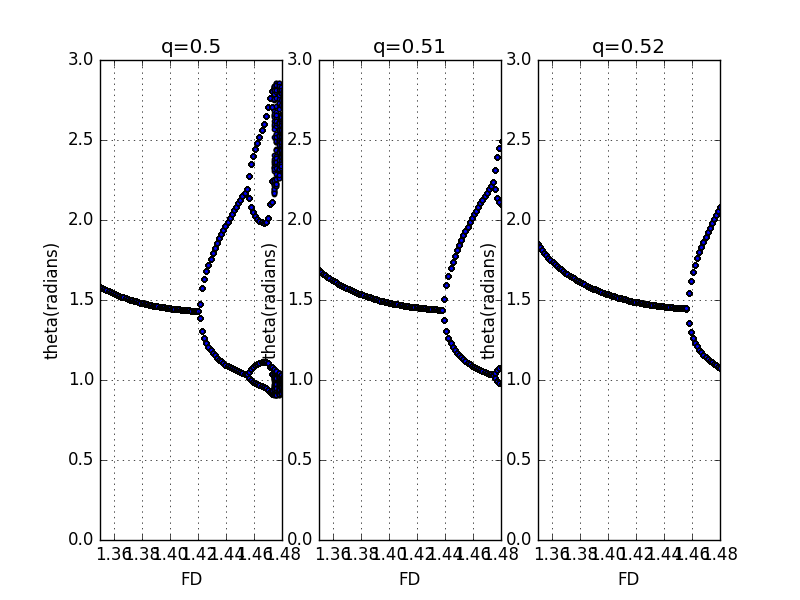

Python code for this plot:
from __future__ import division
from math import *
from pylab import *
from numpy import *

# define a function that given amplitude of force, gives angle,avelo and t

def change_amp(F,q):
    
    # define some constants

    
    l = 9.8
    g = 9.8
    dt = pi/100
    f=2/3
    theta0 = 0.2
    omega0 = 0
    angle = [theta0]
    avelo = [omega0]
    t = [0]
    an=[]
    

    # move the pendulum

    while t[-1] <= 1200*pi:

        avelo_new = avelo[-1] - ((g/l)*sin(angle[-1]) + q*avelo[-1] - F*sin(f*t[-1]))*dt
        avelo.append(avelo_new)
        angle_new = angle[-1] + avelo[-1]*dt
        while angle_new > pi:
            angle_new -= 2*pi
        while angle_new < -pi:
            angle_new += 2*pi
        angle.append(angle_new)
        if t[-1]>=900*pi:
            if t[-1]%(3*pi)<=dt:
                an.append(angle_new)
        t_new = t[-1] + dt
        t.append(t_new)
        

    return an
###

fdd_1=list(linspace(1.35,1.5,100))
fd_1=[]
th_1=[]

for i in fdd_1:
    points=change_amp(i,0.5)
    for j in points:
        fd_1.append(i)
        th_1.append(j)
###
        
fdd_2=list(linspace(1.35,1.5,100))
fd_2=[]
th_2=[]

for i in fdd_2:
    points=change_amp(i,0.51)
    for j in points:
        fd_2.append(i)
        th_2.append(j)
###
        
fdd_3=list(linspace(1.35,1.5,100))
fd_3=[]
th_3=[]

for i in fdd_3:
    points=change_amp(i,0.52)
    for j in points:
        fd_3.append(i)
        th_3.append(j)

###
subplot(1,3,1)
scatter(fd_1,th_1,s=10)
grid(True)
xlim(1.35,1.48)
ylim(0,3)
title('q=0.5')
xlabel('FD')
ylabel('theta(radians)')

subplot(1,3,2)
scatter(fd_2,th_2,s=10)
grid(True)
xlim(1.35,1.48)
ylim(0,3)
title('q=0.51')
xlabel('FD')
ylabel('theta(radians)')

subplot(1,3,3)
scatter(fd_3,th_3,s=10)
grid(True)
xlim(1.35,1.48)
ylim(0,3)
title('q=0.52')
xlabel('FD')
ylabel('theta(radians)')

show()









        
    
